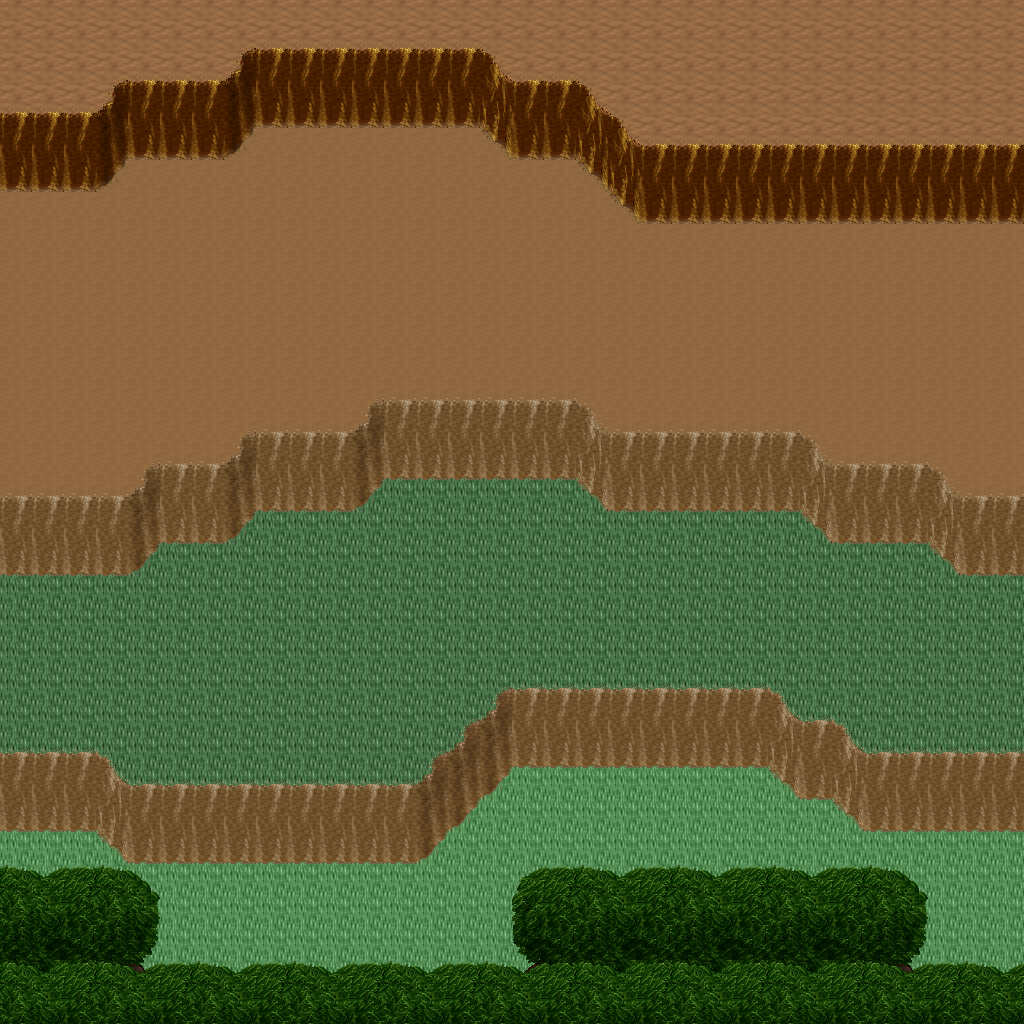

Below is a game level as drawn by its tile map, then a one-line description and the .tmx that defines it (tile-layer data replaced by summaries):
An orthogonal 32x32 tile map with 32x32 px tiles, 5 tile layers (Ground, Objects, Objects2, Above, ...), 1 hidden layer not drawn, 14 tilesets.

<map version="1.10" tiledversion="1.11.0" orientation="orthogonal" renderorder="right-down" width="32" height="32" tilewidth="32" tileheight="32" infinite="0" nextlayerid="11" nextobjectid="1">
 <tileset firstgid="1" name="logic_collision" tilewidth="32" tileheight="32" tilecount="1" columns="1">
  <image source="../drawable/logic_collision.png" width="32" height="32" />
 </tileset>
 <tileset firstgid="2" name="ground_ground" tilewidth="32" tileheight="32" tilecount="33" columns="3">
  <image source="../drawable/ground_ground.png" width="96" height="352" />
 </tileset>
 <tileset firstgid="35" name="ground_ridge_earth_pale" tilewidth="32" tileheight="32" tilecount="96" columns="12">
  <image source="../drawable/ground_ridge_earth_pale.png" width="384" height="256" />
 </tileset>
 <tileset firstgid="131" name="ground_ridge_earth_dark" tilewidth="32" tileheight="32" tilecount="96" columns="12">
  <image source="../drawable/ground_ridge_earth_dark.png" width="384" height="256" />
 </tileset>
 <tileset firstgid="227" name="terrain_desert" tilewidth="32" tileheight="32" tilecount="88" columns="8">
  <image source="../drawable/terrain_desert.png" width="256" height="352" />
 </tileset>
 <tileset firstgid="315" name="plant_tree_tree_darkgreen" tilewidth="32" tileheight="32" tilecount="88" columns="8">
  <image source="../drawable/plant_tree_tree_darkgreen.png" width="256" height="352" />
 </tileset>
 <tileset firstgid="403" name="building_tan_building" tilewidth="32" tileheight="32" tilecount="24" columns="4">
  <image source="../drawable/building_tan_building.png" width="128" height="192" />
 </tileset>
 <tileset firstgid="427" name="plant_cactus_2" tilewidth="32" tileheight="32" tilecount="10" columns="5">
  <image source="../drawable/plant_cactus_2.png" width="160" height="64" />
 </tileset>
 <tileset firstgid="437" name="ground_sand_2" tilewidth="32" tileheight="32" tilecount="15" columns="5">
  <image source="../drawable/ground_sand_2.png" width="160" height="96" />
 </tileset>
 <tileset firstgid="452" name="object_stone_well" tilewidth="32" tileheight="32" tilecount="6" columns="2">
  <image source="../drawable/object_stone_well.png" width="64" height="96" />
 </tileset>
 <tileset firstgid="458" name="plant_tree_banana_tree" tilewidth="32" tileheight="32" tilecount="40" columns="4">
  <image source="../drawable/plant_tree_banana_tree.png" width="128" height="320" />
 </tileset>
 <tileset firstgid="498" name="ground_sand_edges" tilewidth="32" tileheight="32" tilecount="15" columns="5">
  <image source="../drawable/ground_sand_edges.png" width="160" height="96" />
 </tileset>
 <tileset firstgid="513" name="building_window_window_centered" tilewidth="32" tileheight="32" tilecount="1" columns="1">
  <image source="../drawable/building_window_window_centered.png" width="32" height="32" />
 </tileset>
 <tileset firstgid="514" name="building_door_closed" tilewidth="32" tileheight="32" tilecount="1" columns="1">
  <image source="../drawable/building_door_closed.png" width="32" height="32" />
 </tileset>
 <layer id="1" name="Ground" width="32" height="32">
  <data>[1024 cells, 1024 non-empty, 4 distinct tile ids]</data>
 </layer>
 <layer id="2" name="Objects" width="32" height="32">
  <data>[1024 cells, 317 non-empty, 30 distinct tile ids]</data>
 </layer>
 <layer id="3" name="Objects2" width="32" height="32">
  <data>[1024 cells, 0 non-empty, 0 distinct tile ids]</data>
 </layer>
 <layer id="4" name="Above" width="32" height="32">
  <data>[1024 cells, 118 non-empty, 22 distinct tile ids]</data>
 </layer>
 <layer id="5" name="Above2" width="32" height="32">
  <data>[1024 cells, 0 non-empty, 0 distinct tile ids]</data>
 </layer>
 <layer id="6" name="Walkable" width="32" height="32" visible="0">
  <data>[1024 cells, 398 non-empty, 1 distinct tile ids]</data>
 </layer>
 <objectgroup id="7" name="Mapevents" />
 <objectgroup id="8" name="Spawn" />
 <objectgroup id="9" name="Keys" />
 <objectgroup id="10" name="Replace" />
</map>
